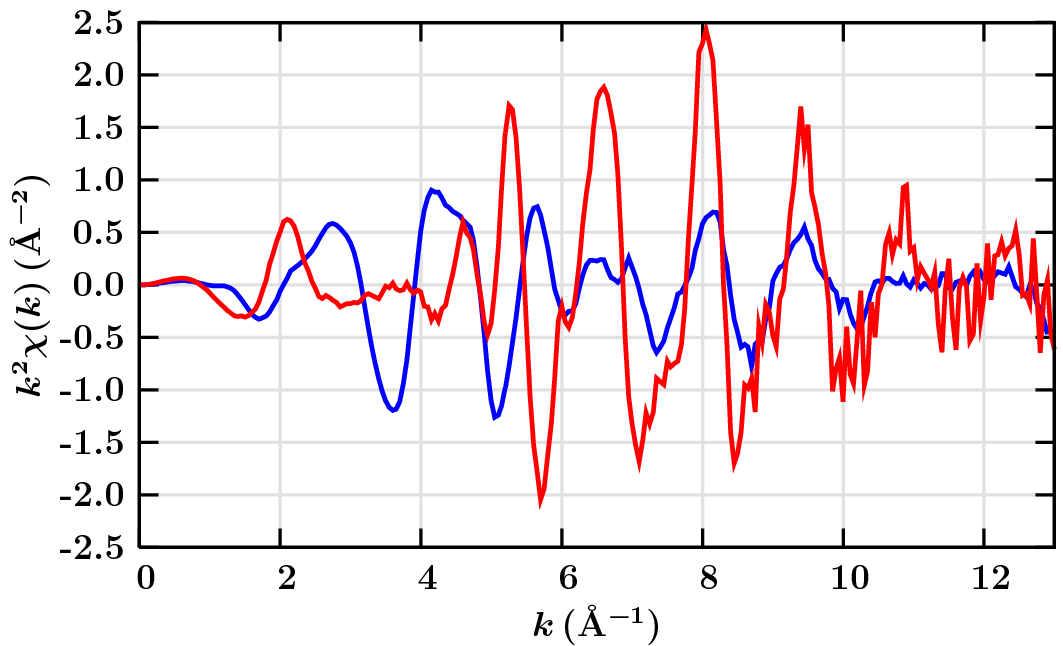

This figure's gnuplot source:

load 'base.gp'
set nokey
set term pslatex color
set output 'gp.pstex'
set xlabel ' $  k \rm\, (\AA^{-1}) $ ' 0, -0.1 
set ylabel ' $ k^2\chi(k) \rm\, (\AA^{-2}) $ '  0.5, 0
set xrange [0:13] 
set format y "%2.1f"
 
plot "Ni_FeSi.chi2" u 1:2 w l ls 1, \
     "Ni_FeS.chi2"  u 1:2 w l ls 3
